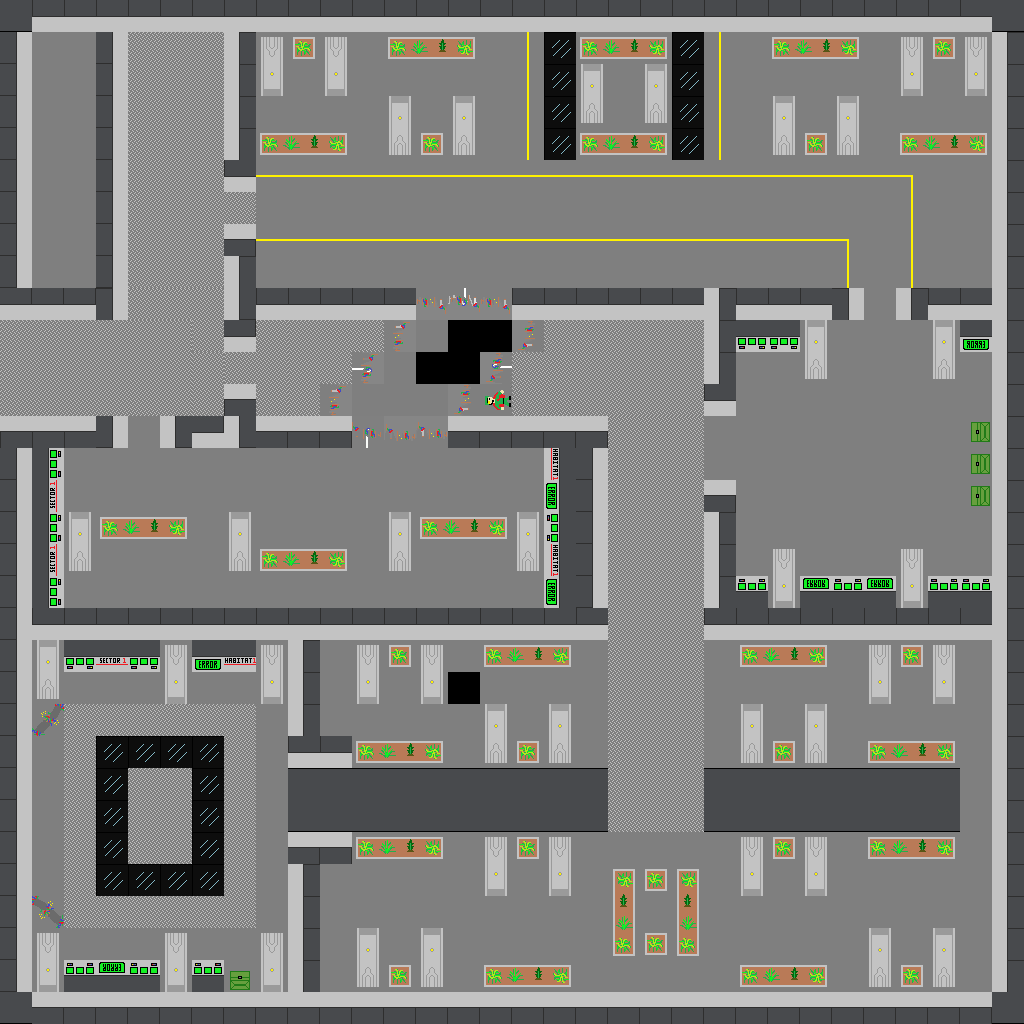

Tiled map render using the project's own tile images. Description and the map definition, with tile-layer contents summarised, below:
An orthogonal 32x32 tile map with 32x32 px tiles, 2 tile layers (floor, Tile Layer 1), 2 tilesets.

<map version="1.0" orientation="orthogonal" renderorder="right-down" width="32" height="32" tilewidth="32" tileheight="32" nextobjectid="1">
 <tileset firstgid="1" name="TBD_TILESET" tilewidth="32" tileheight="32">
  <image source="TBD_TILESET.png" width="768" height="128" />
  <tile id="49">
   <properties>
    <property name="Blocked" value="" />
   </properties>
  </tile>
  <tile id="57">
   <properties>
    <property name="Blocked" value="" />
   </properties>
  </tile>
  <tile id="75">
   <properties>
    <property name="Blocked" value="" />
   </properties>
  </tile>
  <tile id="76">
   <properties>
    <property name="Blocked" value="" />
   </properties>
  </tile>
  <tile id="79">
   <properties>
    <property name="Blocked" value="" />
   </properties>
  </tile>
 </tileset>
 <tileset firstgid="97" name="AllMapSprites" tilewidth="32" tileheight="32">
  <image source="AllMapSprites.png" width="640" height="640" />
  <tile id="290">
   <properties>
    <property name="Blocked" value="" />
   </properties>
  </tile>
 </tileset>
 <layer name="floor" width="32" height="32">
  <data>[1024 cells, 13 non-empty, 1 distinct tile ids]</data>
 </layer>
 <layer name="Tile Layer 1" width="32" height="32">
  <data>[1024 cells, 1019 non-empty, 29 distinct tile ids]</data>
 </layer>
</map>
